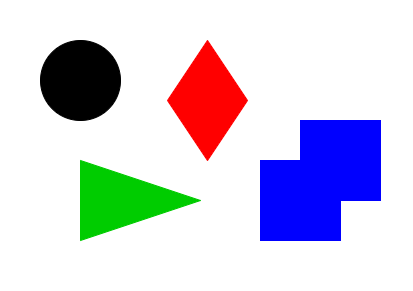
#> input picture class_3/materals/hoge_2.png, 413 x 291 px
$ python minRect.py
#> lines starting #> are read from the running program, lines starting #| are printed output that depends on the picture; after the words box and inside, x2 and y2 are one past the last pixel; in counts of white or black regions, pixels touching at a corner belong together
import cv2
import numpy as np

image = cv2.imread("./hoge_2.png")
#> image is the input picture: shape (291, 413, 3); mean B, G, R 223, 207.2, 209.2

gray = cv2.cvtColor(image, cv2.COLOR_BGR2GRAY)
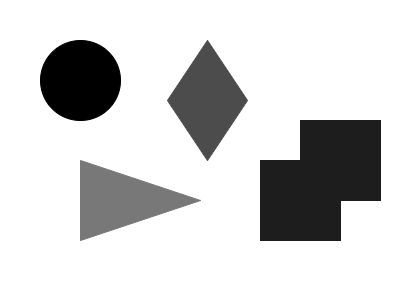
#> gray: shape (291, 413); min 0, max 255, mean 209.6
retval, bw = cv2.threshold(gray, 0, 255, cv2.THRESH_BINARY_INV + cv2.THRESH_OTSU)
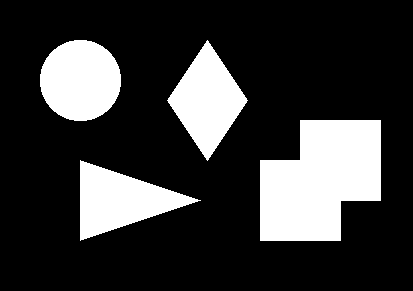
#> bw: shape (291, 413); 22% white; 4 white regions
#> retval = 136

# 輪郭の検出
contours, hierarchy = cv2.findContours(bw, cv2.RETR_LIST, cv2.CHAIN_APPROX_SIMPLE)
#> contours = 4 contours; box (x1, y1, x2, y2) and area: (260, 120, 381, 241) 11201, (40, 40, 121, 121) 5062, (167, 40, 248, 161) 4800, (80, 160, 201, 241) 4720

for contour in contours:
    rect = cv2.minAreaRect(contour)
    box = cv2.boxPoints(rect)
    box = np.int32(box)
    image = cv2.drawContours(image, [box], -1, (0, 255,0), 2)
#> this loop made 4 passes
#> (rect, box) on passes 1 to 4: (((128, 216), (75.89, 126.5), -71.57), [[175, 272], [56, 231], [80, 160], [199, 200]]), (((320, 180), (120, 120), -90), [[380, 240], [260, 240], [260, 120], [380, 120]]), (((207, 100), (99.85, 67.12), -56.31), [[207, 160], [151, 122], [206, 39], [262, 77]]), (((80, 80), (80, 80), -90), [[120, 120], [40, 120], [40, 40], [120, 40]])
#> pass 1, `image = cv2.drawContours(image, [box], -1, (0, 255,0), 2)`:
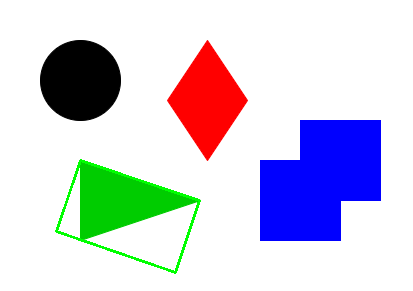
#> image: shape (291, 413, 3); 0.92% of pixels changed, all inside (x1, y1, x2, y2) = (55, 159, 201, 274)
#> pass 2, `image = cv2.drawContours(image, [box], -1, (0, 255,0), 2)`:
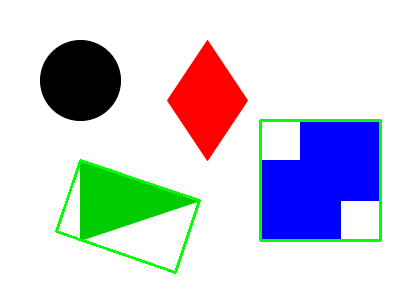
#> image: shape (291, 413, 3); 1.19% of pixels changed, all inside (x1, y1, x2, y2) = (259, 119, 382, 242)
#> pass 3, `image = cv2.drawContours(image, [box], -1, (0, 255,0), 2)`:
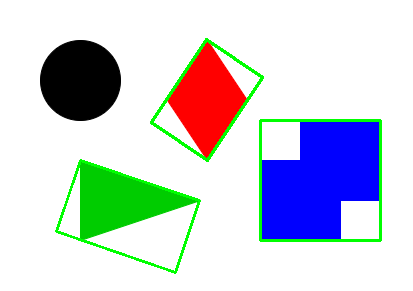
#> image: shape (291, 413, 3); 0.93% of pixels changed, all inside (x1, y1, x2, y2) = (150, 38, 264, 162)
#> after the loop:
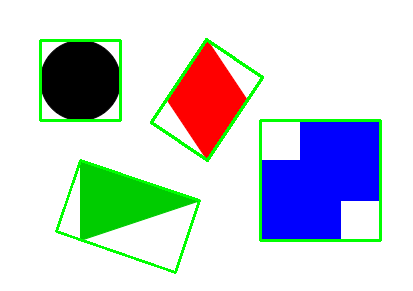
#> image: shape (291, 413, 3); 0.8% of pixels changed, all inside (x1, y1, x2, y2) = (39, 39, 122, 122)

cv2.imshow('result', image)

while True:
    key = cv2.waitKey(25)
#> (key q is pressed here)

    if key == ord('q'):
        cv2.destroyAllWindows()
        break
